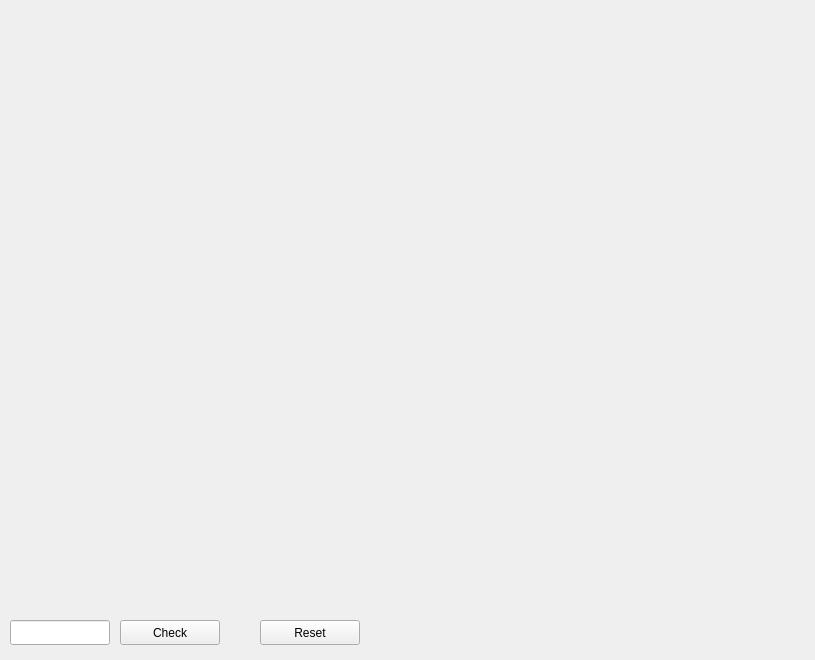
<?xml version="1.0"?>
<ui version="4.0">
 <class>MainWindow</class>
 <widget class="QMainWindow" name="MainWindow">
  <property name="geometry">
   <rect>
    <x>0</x>
    <y>0</y>
    <width>815</width>
    <height>660</height>
   </rect>
  </property>
  <property name="windowTitle">
   <string>ECG Checker</string>
  </property>
  <widget class="QWidget" name="centralwidget">
   <widget class="QLabel" name="ecgImage">
    <property name="geometry">
        <rect>
            <x>10</x>
            <y>10</y>
            <width>600</width>
            <height>600</height>
        </rect>
    </property>
    <property name="scaledContents">
        <bool>true</bool>
    </property>
</widget>
   <widget class="QLabel" name="logo">
    <property name="geometry">
     <rect>
      <x>620</x>
      <y>10</y>
      <width>200</width>
      <height>200</height>
     </rect>
    </property>
    <property name="scaledContents">
        <bool>true</bool>
    </property>
   </widget>
   <widget class="QLineEdit" name="sampleInput">
    <property name="geometry">
     <rect>
      <x>10</x>
      <y>620</y>
      <width>100</width>
      <height>25</height>
     </rect>
    </property>
   </widget>
   <widget class="QPushButton" name="checkButton">
    <property name="geometry">
     <rect>
      <x>120</x>
      <y>620</y>
      <width>100</width>
      <height>25</height>
     </rect>
    </property>
    <property name="text">
     <string>Check</string>
    </property>
   </widget>
   <widget class="QLabel" name="resultLabel">
    <property name="geometry">
     <rect>
      <x>230</x>
      <y>620</y>
      <width>25</width>
      <height>25</height>
     </rect>
    </property>
   </widget>
   <widget class="QPushButton" name="resetButton">
    <property name="geometry">
     <rect>
      <x>260</x>
      <y>620</y>
      <width>100</width>
      <height>25</height>
     </rect>
    </property>
    <property name="text">
     <string>Reset</string>
    </property>
   </widget>
  </widget>
 </widget>
 <resources/>
 <connections/>
</ui>
